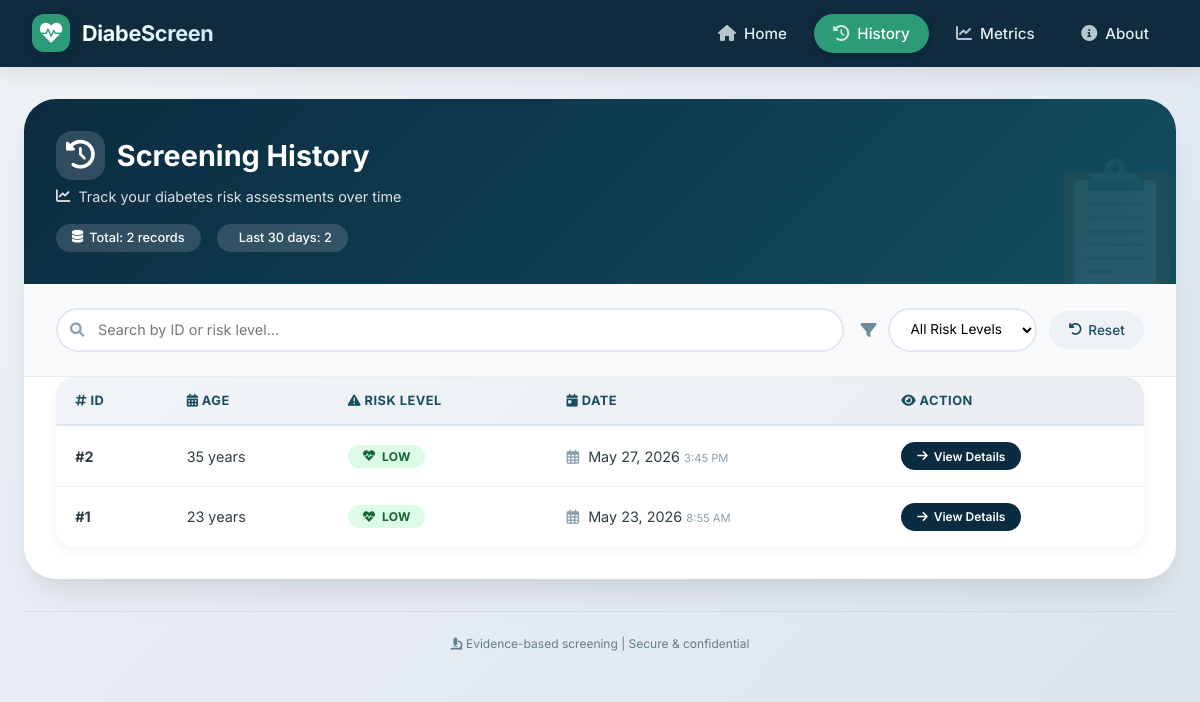
Page /history/ on the earlier database version.
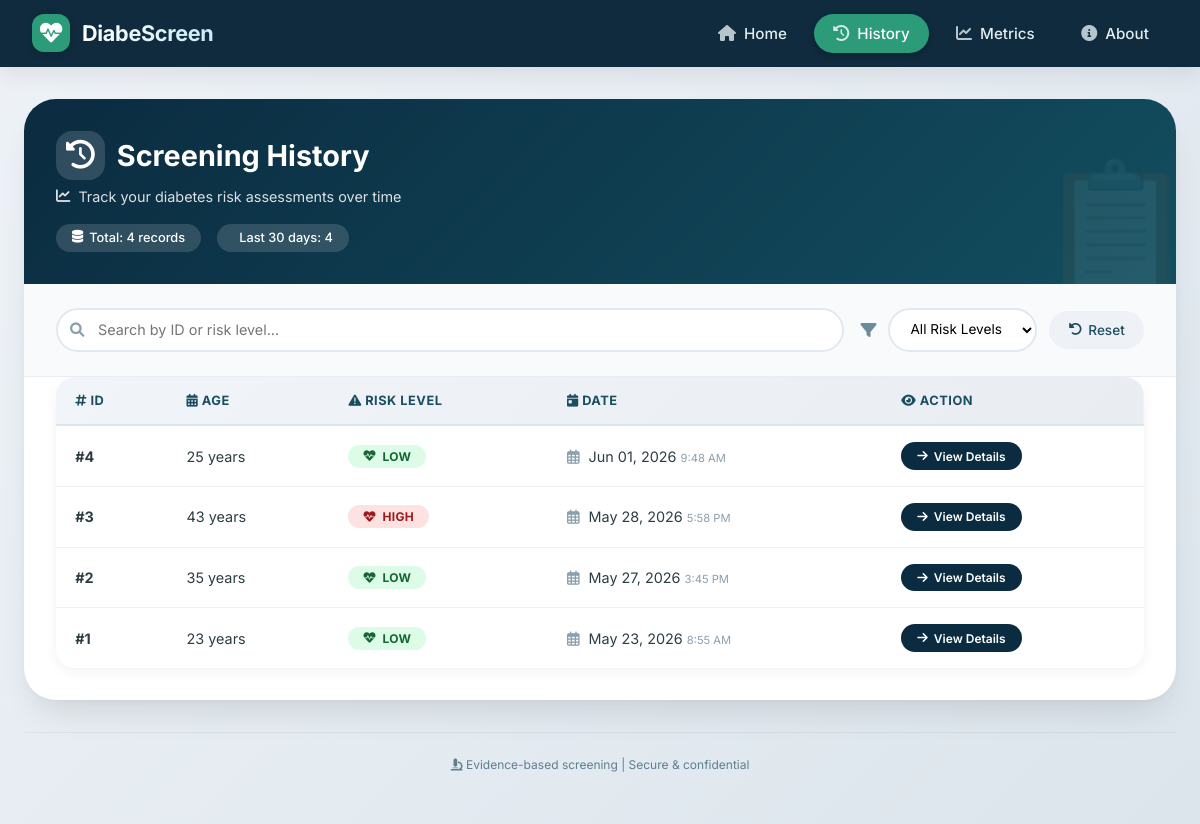
Same page on the later database version.
### screening/models.py (models this page shows, shortened)
class Patient(models.Model):
    RISK_CHOICES = (
        ('LOW', 'Low Risk'),
        ('MEDIUM', 'Medium Risk'),
        ('HIGH', 'High Risk'),
    )
    gender = models.CharField(max_length=10)
    age = models.IntegerField()
    bmi = models.FloatField()
    blood_pressure = models.FloatField()
    glucose_level = models.FloatField()
    family_history = models.BooleanField(default=False)
    risk_level = models.CharField(
        max_length=20,
        choices=RISK_CHOICES,
        blank=True,
        null=True
    )
    recommendation = models.TextField(blank=True, null=True)
    created_at = models.DateTimeField(auto_now_add=True)

### screening/views.py (the view)
def history(request):
    patients = Patient.objects.all().order_by(
        '-created_at'
    )
    context = {
        'patients': patients
    }
    return render(
        request,
        'history.html',
        context
    )

### templates/history.html (shortened to what this page needs)
{% extends 'base.html' %}
{% block content %}
<div class="history-header">
    <h1>
        <i class="fas fa-clock-rotate-left"></i>
        Screening History
    </h1>
    <p>
        <i class="fas fa-chart-line"></i> Track your diabetes risk assessments over time
    </p>
    {% if patients %}
    <div class="stats-summary">
        <div class="stat-pill">
            <i class="fas fa-database"></i> Total: {{ patients|length }} records
        </div>
        <div class="stat-pill">
             Last 30 days:
            {% with last30=patients|dictsortreversed:"created_at"|slice:":30"|length %}
                {{ last30 }}
            {% endwith %}
        </div>
    </div>
    {% endif %}
</div>
<div class="filter-bar">
    <div class="search-box">
        <i class="fas fa-search"></i>
        <input type="text" id="searchInput" placeholder="Search by ID or risk level..." onkeyup="filterTable()">
    </div>
    <div class="filter-group">
        <i class="fas fa-filter" style="color: #6c8b9b;"></i>
        <select id="riskFilter" class="filter-select" onchange="filterTable()">
            <option value="all">All Risk Levels</option>
        </select>
        <button class="reset-btn" onclick="resetFilters()">
            <i class="fas fa-undo-alt"></i> Reset
        </button>
    </div>
</div>
<div class="table-container">
    {% if patients %}
    <table class="history-table" id="historyTable">
        <thead>
            <tr>
                <th><i class="fas fa-hashtag"></i> ID</th>
                <th><i class="fas fa-calendar-alt"></i> Age</th>
                <th><i class="fas fa-exclamation-triangle"></i> Risk Level</th>
                <th><i class="fas fa-calendar-day"></i> Date</th>
                <th><i class="fas fa-eye"></i> Action</th>
            </tr>
        </thead>
        <tbody id="tableBody">
            {% for patient in patients %}
            <tr class="history-row" data-risk="{{ patient.risk_level|lower }}" data-id="{{ patient.id }}" data-age="{{ patient.age }}">
                <td><strong>#{{ patient.id }}</strong></td>
                <td>{{ patient.age }} years</td>
                <td>
                    <span class="risk-badge-small
                        {% if patient.risk_level|lower == 'high' or patient.risk_level|lower == 'high risk' %}risk-high-small
                        {% elif patient.risk_level|lower == 'moderate' or patient.risk_level|lower == 'medium' or patient.risk_level|lower == 'moderate risk' %}risk-moderate-small
                        {% elif patient.risk_level|lower == 'low' or patient.risk_level|lower == 'low risk' %}risk-low-small
                        {% else %}risk-none-small{% endif %}">
                        <i class="fas fa-heartbeat"></i> {{ patient.risk_level }}
                    </span>
                </td>
                <td>
                    <i class="far fa-calendar-alt" style="margin-right: 5px; color: #8ba0ae;"></i>
                    {{ patient.created_at|date:"M d, Y" }}
                    <span style="font-size: 0.7rem; color: #8ba0ae;">
                        {{ patient.created_at|time:"g:i A" }}
                    </span>
                </td>
                <td>
                    <a href="/patient/{{ patient.id }}/" class="view-btn">
                        <i class="fas fa-arrow-right"></i> View Details
                    </a>
                </td>
            </tr>
            {% endfor %}
        </tbody>
    </table>
    {% endif %}
</div>
{% endblock %}

Differences in the rows shown:
added Patient: id "4", age "25", risk_level "LOW", created_at "Jun 01, 2026", created_at "9:48 AM"
added Patient: id "3", age "43", risk_level "HIGH", created_at "May 28, 2026", created_at "5:58 PM"
Other differences:
{{ patients|length }}: "2" → "4"
{{ last30 }}: "2" → "4"
